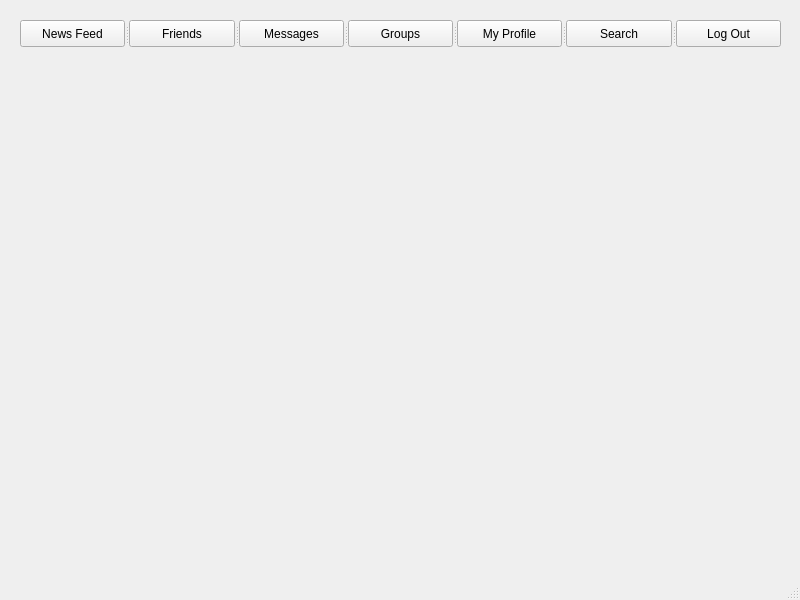
<?xml version="1.0" encoding="UTF-8"?>
<ui version="4.0">
 <class>GroupsWindow</class>
 <widget class="QMainWindow" name="GroupsWindow">
  <property name="geometry">
   <rect>
    <x>0</x>
    <y>0</y>
    <width>800</width>
    <height>600</height>
   </rect>
  </property>
  <property name="windowTitle">
   <string>MainWindow</string>
  </property>
  <widget class="QWidget" name="centralwidget">
   <widget class="QSplitter" name="splitter">
    <property name="geometry">
     <rect>
      <x>20</x>
      <y>20</y>
      <width>761</width>
      <height>27</height>
     </rect>
    </property>
    <property name="orientation">
     <enum>Qt::Horizontal</enum>
    </property>
    <widget class="QPushButton" name="newsFeed">
     <property name="text">
      <string>News Feed</string>
     </property>
    </widget>
    <widget class="QPushButton" name="friends">
     <property name="text">
      <string>Friends</string>
     </property>
    </widget>
    <widget class="QPushButton" name="messages">
     <property name="text">
      <string>Messages</string>
     </property>
    </widget>
    <widget class="QPushButton" name="groups">
     <property name="text">
      <string>Groups</string>
     </property>
    </widget>
    <widget class="QPushButton" name="myProfile">
     <property name="text">
      <string>My Profile</string>
     </property>
    </widget>
    <widget class="QPushButton" name="search">
     <property name="text">
      <string>Search</string>
     </property>
    </widget>
    <widget class="QPushButton" name="logout">
     <property name="text">
      <string>Log Out</string>
     </property>
    </widget>
   </widget>
  </widget>
  <widget class="QMenuBar" name="menubar">
   <property name="geometry">
    <rect>
     <x>0</x>
     <y>0</y>
     <width>800</width>
     <height>21</height>
    </rect>
   </property>
  </widget>
  <widget class="QStatusBar" name="statusbar"/>
 </widget>
 <resources/>
 <connections/>
</ui>
